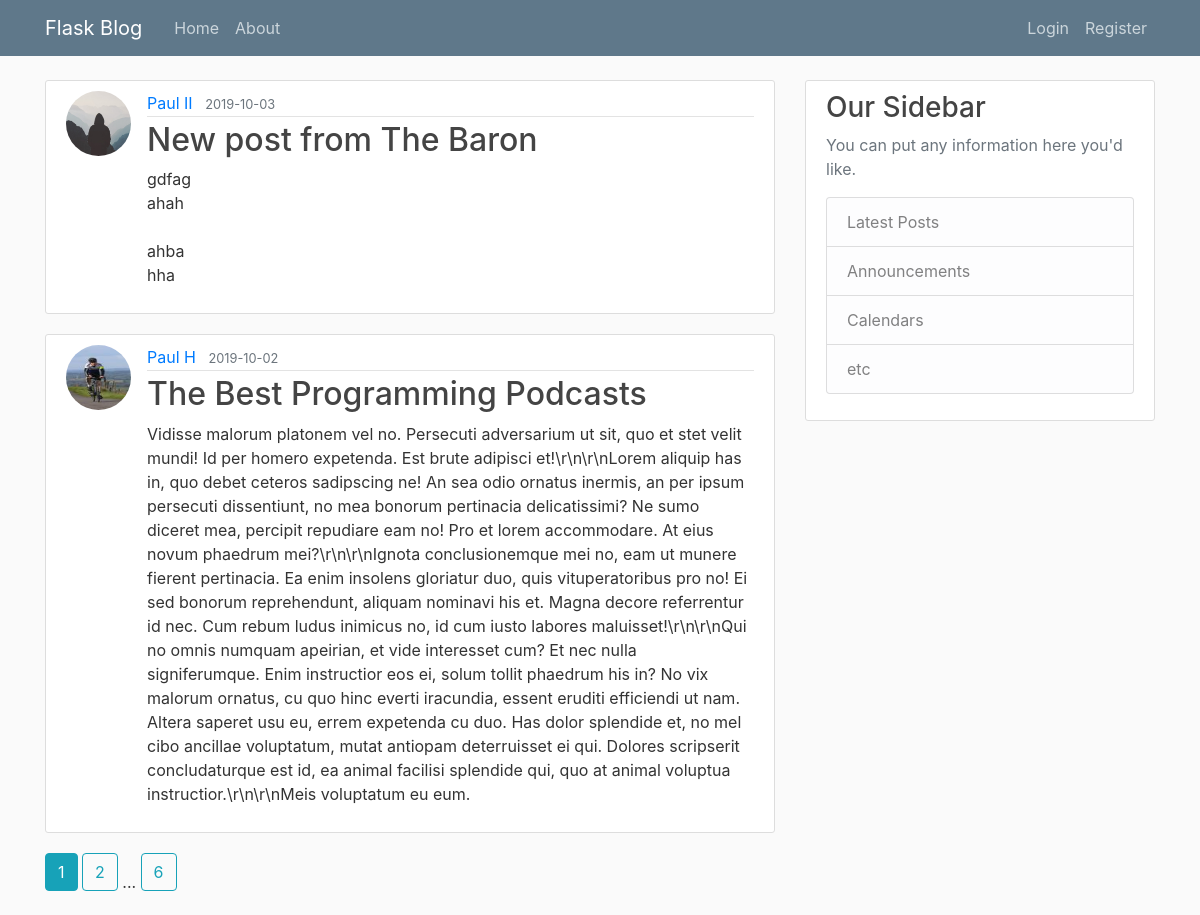
The page /home on the database its author committed.
### flaskblog/models.py (models this page shows, shortened)
class Post(db.Model):
    id = db.Column(db.Integer, primary_key=True)
    title = db.Column(db.String(100), nullable=False)
    date_posted = db.Column(db.DateTime, nullable=False, default=datetime.utcnow)
    content = db.Column(db.Text, nullable=False)
    user_id = db.Column(db.Integer, db.ForeignKey('user.id'), nullable=False)

class User(db.Model, UserMixin):
    id = db.Column(db.Integer, primary_key=True)
    username = db.Column(db.String(20), unique=True, nullable=False)
    email = db.Column(db.String(120), unique=True, nullable=False)
    image_file = db.Column(db.String(20), nullable=False, default='default.jpg')
    password = db.Column(db.String(60), nullable=False)
    posts = db.relationship('Post', backref='author', lazy=True)

### flaskblog/main/routes.py (the view)
@main.route('/')
@main.route('/home')
def home():
    page = request.args.get('page', 1, type=int)
    posts = Post.query.order_by(Post.date_posted.desc()).paginate(per_page=2, page=page)
    return render_template('home.html', posts=posts)

### flaskblog/templates/home.html
{% extends 'layout.html' %}
{% block content %}
    {% for post in posts.items %}
    <article class="media content-section">
        <img class="rounded-circle article-img" src="{{ url_for('static', filename='profile_pics/' + post.author.image_file) }}">
        <div class="media-body">
            <div class="article-metadata">
                <a class="mr-2" href="{{ url_for('users.user_posts', username=post.author.username) }}">{{ post.author.username }}</a>
                <small class="text-muted">{{ post.date_posted.strftime('%Y-%m-%d') }}</small>
            </div>
            <h2><a class="article-title" href="{{ url_for('posts.post', post_id=post.id) }}">{{ post.title }}</a></h2>
            <p class="article-content">{{ post.content }}</p>
        </div>
    </article>
    {% endfor %}
    {% for page_num in posts.iter_pages(left_edge=1, right_edge=1, left_current=1, right_current=2) %}
        {% if page_num %}
            {% if posts.page == page_num %}
                <a class="btn btn-info mb-4" href="{{ url_for('main.home', page=page_num) }}">{{ page_num }}</a>
            {% else %}
                <a class="btn btn-outline-info mb-4" href="{{ url_for('main.home', page=page_num) }}">{{ page_num }}</a>
            {% endif %}
        {% else %}
            ...
        {% endif %}
    {% endfor %}
{% endblock content %}

### flaskblog/static/main.css (style rules this page uses)
body { background: #fafafa; color: #333333; margin-top: 5rem; }
h1, h2, h3, h4, h5, h6 { color: #444444; }
.content-section { background: #ffffff; padding: 10px 20px; border: 1px solid #dddddd; border-radius: 3px; margin-bottom: 20px; }
.article-title { color: #444444; }
.article-content { white-space: pre-line; }
.article-img { height: 65px; width: 65px; margin-right: 16px; }
.article-metadata { padding-bottom: 1px; margin-bottom: 4px; border-bottom: 1px solid #e3e3e3 }

### rows shown on the page
Post: image_file (placeholder picture), author.username "Paul II", date_posted "2019-10-03", title "New post from The Baron", content "gdfag ahah ahba hha"
Post: image_file (picture), author.username "Paul H", date_posted "2019-10-02", title "The Best Programming Podcasts", content "Vidisse malorum platonem vel no. Persecuti adversarium ut sit, quo et stet velit mundi! Id per homero expetenda. Est brute adipisci et!\\r\\n\\r\\nLorem aliquip has in, quo debet ceteros sadipscing ne! An sea odio ornatus inermis, an per ipsum persecuti dissentiunt, no mea bonorum pertinacia delicatissimi? Ne sumo diceret mea, percipit repudiare eam no! Pro et lorem accommodare. At eius novum phaedrum mei?\\r\\n\\r\\nIgnota conclusionemque mei no, eam ut munere fierent pertinacia. Ea enim insolens gloriatur duo, quis vituperatoribus pro no! Ei sed bonorum reprehendunt, aliquam nominavi his et. Magna decore referrentur id nec. Cum rebum ludus inimicus no, id cum iusto labores maluisset!\\r\\n\\r\\nQui…"

### other values the page prints
{{ page_num }} "1"
{{ page_num }} "2" "6"
